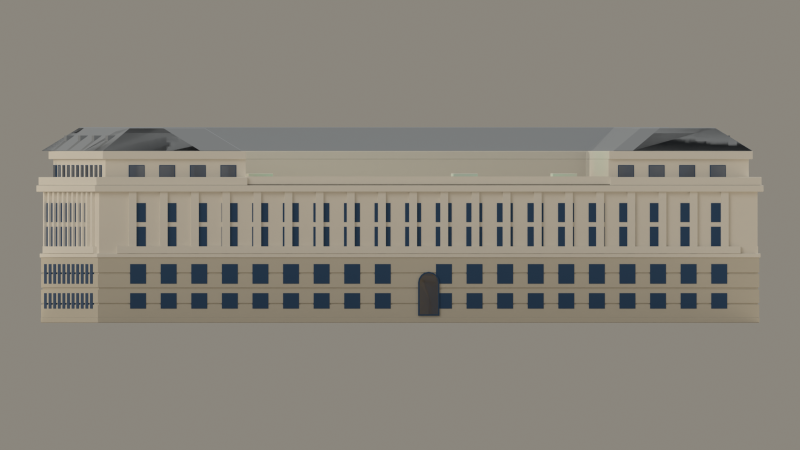
#> input picture artifacts/50-united-nations-plaza/50-united-nations-plaza-north.png, 1600 x 900 px (shown at 1/2 size); its folder holds only this picture in this run
$ python make_contact_sheet.py
#> lines starting #> are read from the running program, lines starting #| are printed output that depends on the picture
"""Compose the seven review renders into 50-united-nations-plaza-contact-sheet.png."""

from pathlib import Path

from PIL import Image, ImageDraw, ImageFont

HERE = Path(__file__).resolve().parent
BG = (237, 227, 209)
INK = (58, 52, 44)
FONT_CANDIDATES = [
    "/System/Library/Fonts/Supplemental/Arial Bold.ttf",
    "/usr/share/fonts/truetype/dejavu/DejaVuSans-Bold.ttf",
]
VIEWS = ["north", "east", "south", "west", "top", "aerial", "night"]
COLS = 2
PAD = 40
LABEL_H = 56
CELL_W = 640


def font():
    for path in FONT_CANDIDATES:
        if Path(path).exists():
            return ImageFont.truetype(path, 34)
    return ImageFont.load_default(size=34)


def load(view):
#> called with view = 'north'
    img = Image.open(HERE / f"50-united-nations-plaza-{view}.png").convert("RGB")
    w = CELL_W
    h = round(img.height * w / img.width)
#> h = 360
    return img.resize((w, h), Image.LANCZOS)
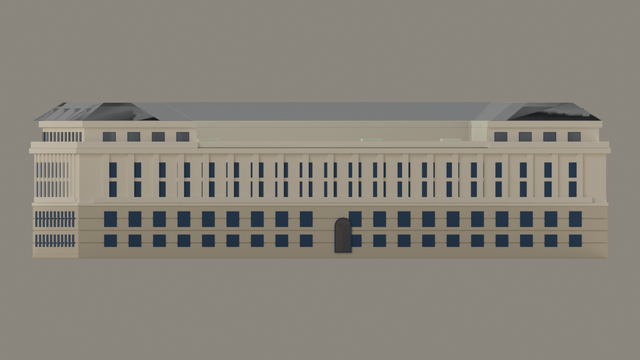
#> returned value: PIL image 640x360 RGB; mean R, G, B 136.4, 132, 122.7


def main():
    fnt = font()
    tiles = [load(v) for v in VIEWS]
    rows = [tiles[i : i + COLS] for i in range(0, len(tiles), COLS)]
    row_h = [LABEL_H + max(t.height for t in r) for r in rows]
    width = PAD + COLS * (CELL_W + PAD)
    height = PAD + sum(h + PAD for h in row_h)
    sheet = Image.new("RGB", (width, height), BG)
    draw = ImageDraw.Draw(sheet)

    y = PAD
    for ri, row in enumerate(rows):
        for ci, tile in enumerate(row):
            cx = PAD + ci * (CELL_W + PAD) + CELL_W // 2
            label = VIEWS[ri * COLS + ci].upper()
            draw.text((cx, y + LABEL_H // 2), label, font=fnt, fill=INK, anchor="mm")
            sheet.paste(tile, (cx - tile.width // 2, y + LABEL_H))
        y += row_h[ri] + PAD

    out = HERE / "50-united-nations-plaza-contact-sheet.png"
    sheet.save(out)
    print(f"[contact-sheet] {out}")


if __name__ == "__main__":
#> (the run stopped early here; a loop or call above may not have finished)
